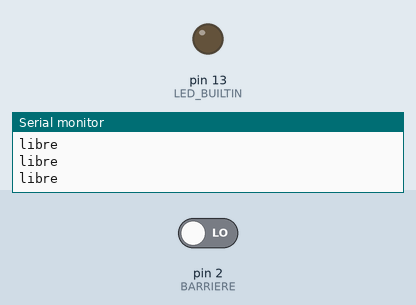
Recording of a sketch running on a simulated Arduino Uno, built with avr-gcc and run on an emulated ATmega328P. On the bench: output pins drawn as LEDs (lit = HIGH), the last lines printed to the serial monitor. The inputs (shaded band) are chosen by the test bench; at power-on: pin 2 (BARRIERE) LOW.

Above: at 1.4 s.
1.5 s: pin 2 (BARRIERE) driven HIGH
At 2.0 s:
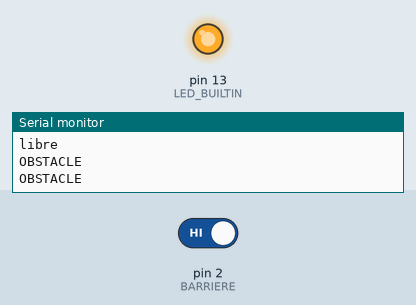
3.0 s: pin 2 (BARRIERE) driven LOW
At 4.3 s:
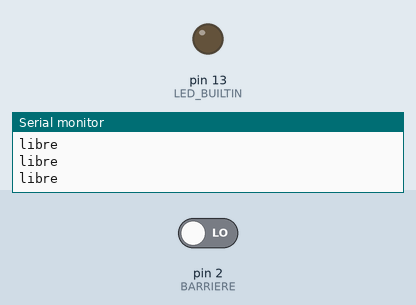
Timing chart, 0 to 6.0 s (numbered marks = the images above; inputs shaded):
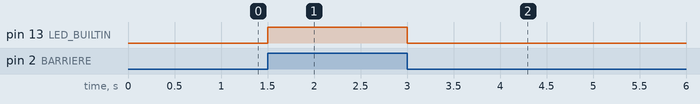

The sketch:

ir-barrier-uno.ino
```cpp
// Test barrière optique : en simulation, cocher « Obstacle » fait monter la
// barre entre les deux boîtiers et coupe le faisceau.
// Sortie à collecteur ouvert : rappel de 10 kohms vers 5 V.
// Faisceau libre -> sortie à 0 ; faisceau coupé -> sortie à 1.
const int BARRIERE = 2;

void setup() {
  pinMode(BARRIERE, INPUT);
  pinMode(LED_BUILTIN, OUTPUT);
  Serial.begin(115200);
}

void loop() {
  bool obstacle = digitalRead(BARRIERE) == HIGH;
  digitalWrite(LED_BUILTIN, obstacle ? HIGH : LOW);
  Serial.println(obstacle ? "OBSTACLE" : "libre");
  delay(300);
}
```

Measured:
- after the input at 1.5 s, pin 13 (LED_BUILTIN): LOW → HIGH at once
- after the input at 3.0 s, pin 13 (LED_BUILTIN): HIGH → LOW at once
